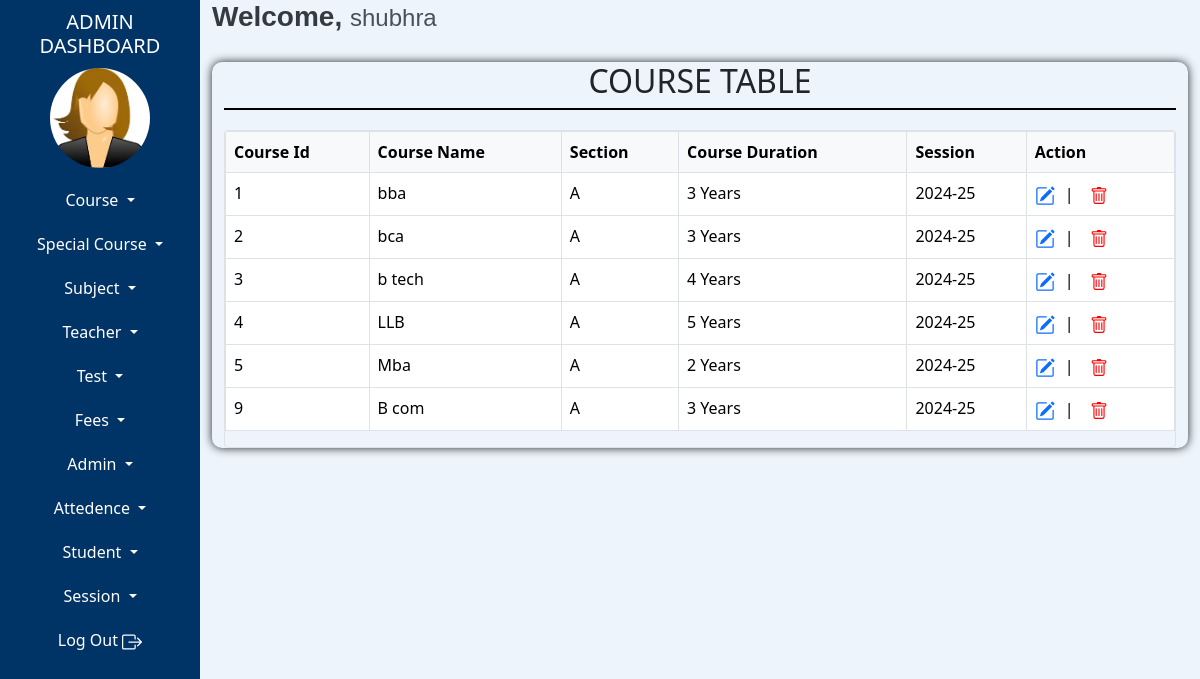
/admin/course-table.php (signed in), run on the app's committed database.
### tables this page shows
CREATE TABLE `tblcourse` (
  `courseId` int(10) NOT NULL AUTO_INCREMENT,
  `courseName` varchar(100) NOT NULL,
  `courseDuration` varchar(10) NOT NULL,
  `sessionId` int(10) NOT NULL,
  `section` varchar(50) NOT NULL DEFAULT 'A',
  PRIMARY KEY (`courseId`)
);

CREATE TABLE `tblsession` (
  `sessionId` int(10) NOT NULL AUTO_INCREMENT,
  `sessionName` varchar(15) NOT NULL,
  `addedIpAddress` varchar(100) NOT NULL,
  `addedDateTime` datetime NOT NULL,
  `updatedIpAddress` varchar(100) NOT NULL,
  `updatedDateTime` datetime NOT NULL,
  `status` int(2) NOT NULL,
  PRIMARY KEY (`sessionId`)
);

### admin/course-table.php (the view, shortened to what this page needs)
<?php
include "admin-dashboard-top.php";
include "admin-dashboard-content.php";
$query="SELECT * FROM tblcourse";
$stmt=$conn->prepare($query);
$stmt->execute();
?>
<!doctype html>
<html lang="en">
  <head>
    <link href="https://cdn.jsdelivr.net/npm/bootstrap@5.3.3/dist/css/bootstrap.min.css" rel="stylesheet">
  </head>
<body>
<div class="container-fluid">
    <div class="row">
        <div class="col-md-12 tbl-content">
            <div class="tbl-heading">
            <h2>COURSE TABLE</h2>
            </div>
            <table class="table table-hover table-bordered">
              <thead>
                <tr>
                  <th scope="col">Course Id</th>
                  <th scope="col">Course Name</th>
                  <th scope="col">Section</th>
                  <th scope="col">Course Duration</th>
                  <th scope="col">Session</th>
                  <th scope="col">Action</th>
                </tr>
              </thead>
              <tbody>
                <?php
                    while($result=$stmt->fetch())
                    {
                ?>
                    <tr>
                    <td><?php echo $result['courseId']; ?></td>
                     <td><?php echo $result['courseName']; ?></td>
                     <td><?php echo $result['section']; ?></td>
                     <td>
                        <?php
                            if($result['courseDuration']==1)
                            {
                                echo "1 Year";
                            }
                            else if($result['courseDuration']==2)
                            {
                                echo "2 Years";
                            }
                            else if($result['courseDuration']==3)
                            {
                                echo "3 Years";
                            }
                            else if($result['courseDuration']==4)
                            {
                                echo "4 Years";
                            }
                            else
                            {
                                echo "5 Years";
                            }
                        ?>
                     </td>
                     <td>
                        <?php
                            $sessionId = $result['sessionId'];
                            $sessionstmt=$conn->prepare("SELECT * FROM tblsession WHERE sessionId=:sessionId");
                            $sessionstmt->bindParam(":sessionId",$sessionId);
                            $sessionstmt->execute();
                            $sessions=$sessionstmt->fetch();
                            echo $sessions ? $sessions["sessionName"] : "<span class='text-danger'>Unknown Session</span>";
                        ?>
                    </td>
                    <td>
                        <div class="icons">
                            <a href="edit-course.php?courseId=<?php echo $result['courseId'] ?>">
                            </a>
                            |
                            <form action="delete-course.php" method="POST" onsubmit="return confirm('Are you sure you want to delete this course?');">
                                <button type="submit" style="border: none; background: none; cursor: pointer;">
                                </button>
                            </form>
                        </div>
                    </td>
                </tr>
                <?php
                }
                ?>
              </tbody>
            </table>
        </div>
    </div>
</div>
</body>
</div>
</div>
<?php
    include "admin-dashboard-footer.php"
?>

### admin/admin-dashboard-content.php (shortened to what this page needs)
<link href="https://cdn.jsdelivr.net/npm/bootstrap@5.3.3/dist/css/bootstrap.min.css" rel="stylesheet">
  </head>
  <body>
    <div class="container-fluid">
        <div class="row">
            <div class="col-md-2  left-side">
                <div class="heading">
                    <h5>ADMIN DASHBOARD</h5>
                </div>
                <div class="image">
                    <a href="admin-dashboard.php">
                    <?php
                        $query = "select * from tbladmin where adminId=:adminId";
                        $stmt=$conn->prepare($query);
                        $stmt->bindParam(":adminId",$adminId);
                        $stmt->execute();
                        $result = $stmt->fetch();
                        if (!empty($result['picture']))
                        {
                        	echo '<img src="'.$result['picture'].'" style=" height: 100px;" />';
                        }
                        else
                        {
                        	if ($result['adminGender'] == '1')
                        	{
                        		echo '<img src="images/female-logo.jpg" alt="Male" style="height: 100px; width: 100px;" />';
                        	}
                        	elseif ($result['adminGender'] == '2')
                        	{
                        		echo '<img src="images/male-logo.jpg" alt="Female" style="height: 100px; width: 100px;" />';
                        	}
                        }
                    ?>
                    </a>
                </div>
                <div class="buttons">
                    <div class="dropdown ">
                      <button class="btn dropdown-toggle w-100 nav-link left-btn" type="button" data-bs-toggle="dropdown" aria-expanded="false">
                        Course
                      </button>
                    </div>
                    <div class="dropdown ">
                      <button class="btn dropdown-toggle w-100 nav-link left-btn" type="button" data-bs-toggle="dropdown" aria-expanded="false">
                        Special Course
                      </button>
                    </div>
                    <div class="dropdown ">
                      <button class="btn dropdown-toggle w-100 nav-link left-btn" type="button" data-bs-toggle="dropdown" aria-expanded="false">
                        Subject
                      </button>
                    </div>
                    <div class="dropdown ">
                      <button class="btn dropdown-toggle w-100 nav-link left-btn" type="button" data-bs-toggle="dropdown" aria-expanded="false">
                        Teacher
                      </button>
                    </div>
                    <div class="dropdown ">
                      <button class="btn dropdown-toggle w-100 nav-link left-btn" type="button" data-bs-toggle="dropdown" aria-expanded="false">
                        Test
                      </button>
                    </div>
                    <div class="dropdown ">
                      <button class="btn dropdown-toggle w-100 nav-link left-btn" type="button" data-bs-toggle="dropdown" aria-expanded="false">
                        Fees
                      </button>
                    </div>
                    <div class="dropdown ">
                      <button class="btn dropdown-toggle w-100 nav-link left-btn" type="button" data-bs-toggle="dropdown" aria-expanded="false">
                        Admin
                      </button>
                    </div>
                    <div class="dropdown ">
                      <button class="btn dropdown-toggle w-100 nav-link left-btn" type="button" data-bs-toggle="dropdown" aria-expanded="false">
                        Attedence
                      </button>
                    </div>
                    <div class="dropdown ">
                      <button class="btn dropdown-toggle w-100 nav-link left-btn" type="button" data-bs-toggle="dropdown" aria-expanded="false">
                        Student
                      </button>
                    </div>
                    <div class="dropdown ">
                      <button class="btn dropdown-toggle w-100 nav-link left-btn" type="button" data-bs-toggle="dropdown" aria-expanded="false">
                        Session
                      </button>
                    </div>
                    <a href="logout-admin.php" class="btn left-btn w-100 nav-link">
                        Log Out
                    </a>
                </div>
            </div>
            <div class="col-md-10 col-sm-10 right-side">
                <div>
                    <h3 class="welcome-text">Welcome, <span class="admin-name"><?php echo $result['adminName']; ?></span></h3>
                </div>

### admin/admin-dashboard-content.php (style rules this page uses)
.left-side { background-color:#003366; color:white; height:200vh; }
.heading { text-align:center; margin:10px auto; }
.image { display:flex; justify-content:center; }
.image img { border-radius:60px; }
.left-btn { color:white; transition: background-color 0.3s ease; margin-top:20px; }
.right-side { background-color:#edf4fb; }
.welcome-text { font-family: 'Poppins', sans-serif; font-size: 28px; font-weight: 600; color: #343a40; }
.admin-name { font-family: 'Montserrat', sans-serif; font-size: 24px; font-weight: 400; color: #495057; }

### admin/course-table.php (style rules this page uses)
.tbl-heading { text-align:center; border-bottom:2px solid black; margin-bottom:20px; }
.tbl-content { box-shadow:0 0 10px; margin-top:20px; border-radius:10px; }
.icons { display: flex; align-items: center; gap: 10px; }

### admin/admin-dashboard-footer.php (style rules this page uses)
.table-responsive .table thead th { position: sticky; top: 0; z-index: 10; background-color: #f8f9fa; box-shadow: 0 2px 2px -1px rgba(0,0,0,0.4); }

### data on the page
tblcourse: courseId "1", courseName "bba", section "A", courseDuration "3 Years", sessionId.sessionName "2024-25"
tblcourse: courseId "2", courseName "bca", section "A", courseDuration "3 Years", sessionId.sessionName "2024-25"
tblcourse: courseId "3", courseName "b tech", section "A", courseDuration "4 Years", sessionId.sessionName "2024-25"
tblcourse: courseId "4", courseName "LLB", section "A", courseDuration "5 Years", sessionId.sessionName "2024-25"
tblcourse: courseId "5", courseName "Mba", section "A", courseDuration "2 Years", sessionId.sessionName "2024-25"
tblcourse: courseId "9", courseName "B com", section "A", courseDuration "3 Years", sessionId.sessionName "2024-25"

### other printed values
$result['adminName'] "shubhra"
